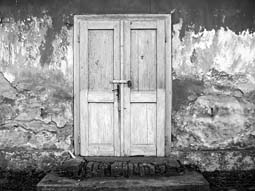
%> input picture keypointExtraction/test.jpg, 255 x 191 px
$ octave --eval "result = kp_harrislaplace(imread('test.jpg'));"   (GNU Octave 9; MATLAB toolbox functions it lacks are replaced by stand-ins)
%> lines starting %> are read from the running program, lines starting %| are printed output that depends on the picture
### keypointExtraction/findLocalMaximum.m
function [row,col,max_local] = findLocalMaximum(val,radius)
    % Determine the local maximum of a given value
    %
    % Author :: Vincent Garcia
    % Date   :: 09/02/2007
    %
    % INPUT
    % =====
    % val    : the NxM matrix containing values
    % radius : the radius of the neighborhood
    %
    % OUTPUT
    % ======
    % row       : the row position of the local maxima
    % col       : the column position of the local maxima
    % max_local	: the NxM matrix containing values of val on unique local maximum
    %
    % EXAMPLE
    % =======
    % [l,c,m] = findLocalMaximum(img,radius);


    % FIND LOCAL MAXIMA BY DILATION (FAST) /!\ NON UNIQUE /!\
    % mask = fspecial('disk',radius)>0;
    % val2 = imdilate(val,mask);
    % index = val==val2;
    % [row,col] = find(index==1);
    % max_local = zeros(size(val));
    % max_local(index) = val(index);


    % FIND UNIQUE LOCAL MAXIMA USING FILTERING (FAST)
    mask  = fspecial('disk',radius)>0;
    nb    = sum(mask(:));
    highest          = ordfilt2(val, nb, mask);
    second_highest   = ordfilt2(val, nb-1, mask);
    index            = highest==val & highest~=second_highest;
    max_local        = zeros(size(val));
    max_local(index) = val(index);
    [row,col]        = find(index==1);


    % [28 lines of commented-out code are left out]


end

### keypointExtraction/kp_harrislaplace.m
function points = kp_harrislaplace(img)
    % Extract keypoints using Harris-Laplace algorithm
    % Modified by :: vickylzy(erase a set of points generated on the 4 corners of image)
    %
    % Author :: Vincent Garcia
    % Date   :: 05/12/2007
    %
    % INPUT
    % =====
    % img    : the graylevel image
    %
    % OUTPUT
    % ======
    % points : the interest points extracted
    %
    % REFERENCES
    % ==========
    % K. Mikolajczyk and C. Schmid. Scale & affine invariant interest point detectors.
    % International Journal of Computer Vision, 2004
    %
    % EXAMPLE
    % =======
    % points = kp_harrislaplace(img)

    % IMAGE PARAMETERS
    img         = double(img(:,:,1));
    img_height  = size(img,1);
%> img_height = 191
    img_width   = size(img,2);
%> img_width = 255

    % SCALE PARAMETERS
    sigma_begin = 3;
    sigma_step  = 1.2;
    sigma_nb    = 15;
    sigma_array = (sigma_step.^(0:sigma_nb-1))*sigma_begin;


    % PART 1 : HARRIS
    harris_pts = zeros(0,3);
    for i=1:sigma_nb

        % scale (standard deviation)
        s_I = sigma_array(i);   % int間ration scale
        s_D = 0.7*s_I;          % derivative scale %0.7

        % derivative mask
        x  = -round(3*s_D):round(3*s_D);
        dx = x .* exp(-x.*x/(2*s_D*s_D)) ./ (s_D*s_D*s_D*sqrt(2*pi));
        dy = dx';

        % image derivatives
        Ix = conv2(img, dx, 'same');
        Iy = conv2(img, dy, 'same');

        % auto-correlation matrix
        g   = fspecial('gaussian',max(1,fix(6*s_I+1)), s_I);
        Ix2 = conv2(Ix.^2, g,  'same');
        Iy2 = conv2(Iy.^2, g,  'same');
        Ixy = conv2(Ix.*Iy, g, 'same');

        % interest point response
        %cim = (Ix2.*Iy2 - Ixy.^2)./(Ix2 + Iy2 + eps);				% Alison Noble measure.
        k = 0.06; cim = (Ix2.*Iy2 - Ixy.^2) - k*(Ix2 + Iy2).^2;	% Original Harris measure.

        % find local maxima on neighborgood
        [l,c,max_local] = findLocalMaximum(cim,3*s_I);%3*s_I

        % set threshold 1% of the maximum value
        t = 0.2*max(max_local(:));

        % find local maxima greater than threshold
        [l,c] = find(max_local>=t);

        % build interest points
        n = size(l,1);
        harris_pts(end+1:end+n,:) = [l,c,repmat(i,[n,1])];
    end
%> this loop made 2 passes
%> (t, n) on pass 1: (5872.9, 12)
%> pass 1, in kp_harrislaplace, `Ix = conv2(img, dx, 'same');`:
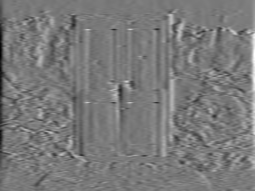
%> Ix: size 191x255 double; min -41.93, max 46.07, mean 0; drawn with min black and max white
%> pass 1, in kp_harrislaplace, `Iy = conv2(img, dy, 'same');`:
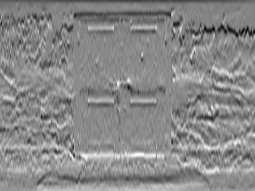
%> Iy: size 191x255 double; min -32.36, max 28.02, mean 0.1; drawn with min black and max white
%> pass 1, in kp_harrislaplace, `Ix2 = conv2(Ix.^2, g,  'same');`:
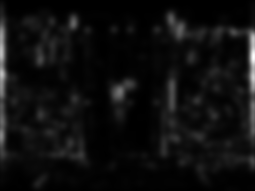
%> Ix2: size 191x255 double; min 0.0885, max 517.6, mean 30.9; drawn with min black and max white
%> pass 1, in kp_harrislaplace, `Iy2 = conv2(Iy.^2, g,  'same');`:
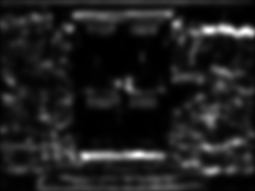
%> Iy2: size 191x255 double; min 0.555, max 296.2, mean 36.4; drawn with min black and max white
%> the run ends on the next line


    % PART 2 : LAPLACE
    % compute scale-normalized laplacian operator
    laplace_snlo = zeros(img_height,img_width,sigma_nb);
    for i=1:sigma_nb
        s_L = sigma_array(i);   % scale
        laplace_snlo(:,:,i) = s_L*s_L*imfilter(img,fspecial('log', floor(6*s_L+1), s_L),'replicate');
    end
    % verify for each of the initial points whether the LoG attains a maximum at the scale of the point
    n   = size(harris_pts,1);
    cpt = 0;
    points = zeros(n,3);
    for i=1:n
        l = harris_pts(i,1);
        c = harris_pts(i,2);
        s = harris_pts(i,3);
        val = laplace_snlo(l,c,s);
        if s>1 && s<sigma_nb
            if val>laplace_snlo(l,c,s-1) && val>laplace_snlo(l,c,s+1)
                cpt = cpt+1;
                points(cpt,:) = harris_pts(i,:);
            end
        elseif s==1
            if val>laplace_snlo(l,c,2)
                cpt = cpt+1;
                points(cpt,:) = harris_pts(i,:);
            end
        elseif s==sigma_nb
            if val>laplace_snlo(l,c,s-1)
                cpt = cpt+1;
                points(cpt,:) = harris_pts(i,:);
            end
        end
    end
    points(cpt+1:end,:) = [];

    % SET SCALE TO 3*SIGMA FOR DISPLAY
    points(:,3) = 3*sigma_array(points(:,3));

    % Erase the points on Coener

end

$ run again, on keypointExtraction/patrol.jpg
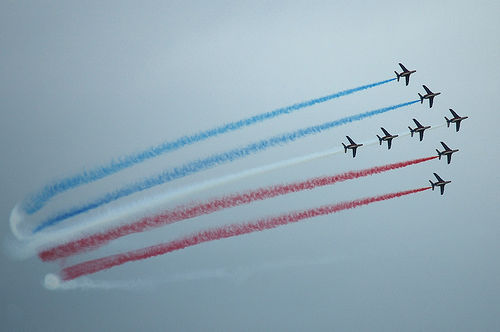
%> input picture keypointExtraction/patrol.jpg, 500 x 332 px
%> the loop in kp_harrislaplace, `for i=1:sigma_nb` made 2 passes
%> (t, n) on pass 1: (8097.9, 9)
%> pass 1, in kp_harrislaplace, `Iy = conv2(img, dy, 'same');`:
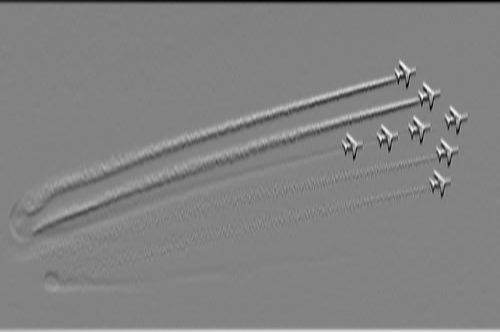
%> Iy: size 332x500 double; min -34.25, max 32.86, mean 0.1; drawn with min black and max white
%> pass 1, in kp_harrislaplace, `Iy2 = conv2(Iy.^2, g,  'same');`:
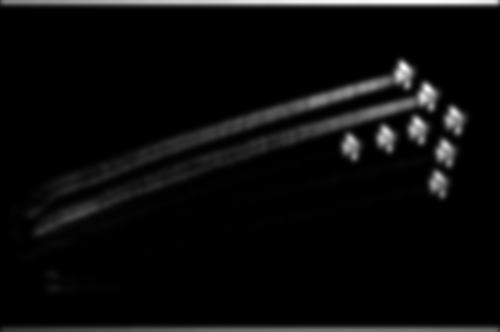
%> Iy2: size 332x500 double; min 0.000885, max 291.5, mean 13.7; drawn with min black and max white

$ run again, on keypointExtraction/sunflower.jpg
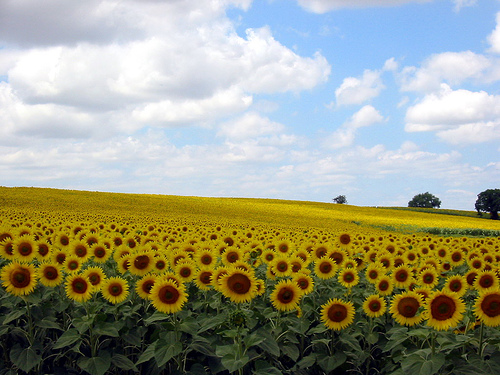
%> input picture keypointExtraction/sunflower.jpg, 500 x 375 px
%> the loop in kp_harrislaplace, `for i=1:sigma_nb` made 2 passes
%> (t, n) on pass 1: (6996.9, 57)
%> pass 1, in kp_harrislaplace, `Iy = conv2(img, dy, 'same');`:
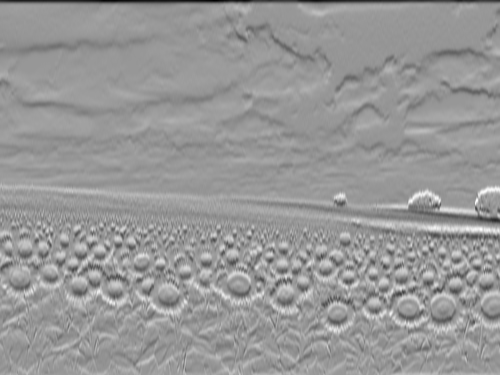
%> Iy: size 375x500 double; min -45.65, max 31.3, mean 0.2; drawn with min black and max white
%> pass 1, in kp_harrislaplace, `Iy2 = conv2(Iy.^2, g,  'same');`:
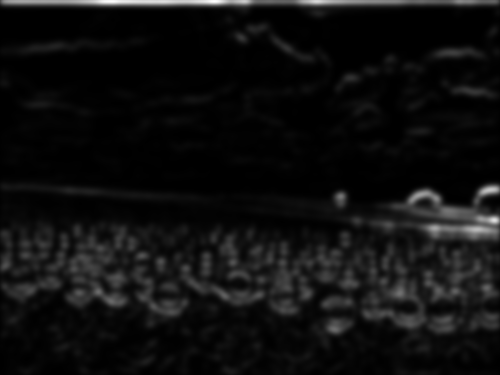
%> Iy2: size 375x500 double; min 0.00876, max 490.3, mean 30.1; drawn with min black and max white
